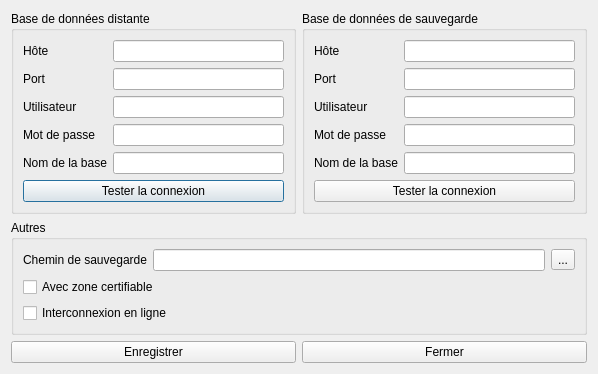
<?xml version="1.0" encoding="UTF-8"?>
<ui version="4.0">
 <class>Dialog</class>
 <widget class="QDialog" name="Dialog">
  <property name="geometry">
   <rect>
    <x>0</x>
    <y>0</y>
    <width>598</width>
    <height>318</height>
   </rect>
  </property>
  <property name="windowTitle">
   <string>Dialog</string>
  </property>
  <layout class="QGridLayout" name="gridLayout_4">
   <item row="0" column="0">
    <layout class="QGridLayout" name="gridLayout_3">
     <item row="0" column="0">
      <widget class="QGroupBox" name="groupBoxRemote">
       <property name="title">
        <string>Base de données distante</string>
       </property>
       <layout class="QVBoxLayout" name="verticalLayout">
        <item>
         <layout class="QFormLayout" name="formLayout">
          <item row="0" column="0">
           <widget class="QLabel" name="label">
            <property name="text">
             <string>Hôte</string>
            </property>
           </widget>
          </item>
          <item row="0" column="1">
           <widget class="QLineEdit" name="lineEditHostRemote"/>
          </item>
          <item row="1" column="0">
           <widget class="QLabel" name="label_2">
            <property name="text">
             <string>Port</string>
            </property>
           </widget>
          </item>
          <item row="2" column="0">
           <widget class="QLabel" name="label_3">
            <property name="text">
             <string>Utilisateur</string>
            </property>
           </widget>
          </item>
          <item row="4" column="0">
           <widget class="QLabel" name="label_4">
            <property name="text">
             <string>Nom de la base</string>
            </property>
           </widget>
          </item>
          <item row="1" column="1">
           <widget class="QLineEdit" name="lineEditPortRemote"/>
          </item>
          <item row="2" column="1">
           <widget class="QLineEdit" name="lineEditUserRemote"/>
          </item>
          <item row="4" column="1">
           <widget class="QLineEdit" name="lineEditNomBaseRemote"/>
          </item>
          <item row="3" column="0">
           <widget class="QLabel" name="label_10">
            <property name="text">
             <string>Mot de passe</string>
            </property>
           </widget>
          </item>
          <item row="3" column="1">
           <widget class="QLineEdit" name="lineEditPasswordRemote">
            <property name="echoMode">
             <enum>QLineEdit::Password</enum>
            </property>
           </widget>
          </item>
         </layout>
        </item>
        <item>
         <widget class="QPushButton" name="pushButtonTestConnexRemote">
          <property name="text">
           <string>Tester la connexion</string>
          </property>
         </widget>
        </item>
       </layout>
      </widget>
     </item>
     <item row="0" column="1">
      <widget class="QGroupBox" name="groupBoxBackup">
       <property name="title">
        <string>Base de données de sauvegarde</string>
       </property>
       <layout class="QVBoxLayout" name="verticalLayout_2">
        <item>
         <layout class="QFormLayout" name="formLayout_2">
          <item row="0" column="0">
           <widget class="QLabel" name="label_5">
            <property name="text">
             <string>Hôte</string>
            </property>
           </widget>
          </item>
          <item row="0" column="1">
           <widget class="QLineEdit" name="lineEditHostBackup"/>
          </item>
          <item row="1" column="0">
           <widget class="QLabel" name="label_6">
            <property name="text">
             <string>Port</string>
            </property>
           </widget>
          </item>
          <item row="2" column="0">
           <widget class="QLabel" name="label_7">
            <property name="text">
             <string>Utilisateur</string>
            </property>
           </widget>
          </item>
          <item row="4" column="0">
           <widget class="QLabel" name="label_8">
            <property name="text">
             <string>Nom de la base</string>
            </property>
           </widget>
          </item>
          <item row="1" column="1">
           <widget class="QLineEdit" name="lineEditPortBackup"/>
          </item>
          <item row="2" column="1">
           <widget class="QLineEdit" name="lineEditUserBackup"/>
          </item>
          <item row="4" column="1">
           <widget class="QLineEdit" name="lineEditNomBaseBackup"/>
          </item>
          <item row="3" column="0">
           <widget class="QLabel" name="label_11">
            <property name="text">
             <string>Mot de passe</string>
            </property>
           </widget>
          </item>
          <item row="3" column="1">
           <widget class="QLineEdit" name="lineEditPasswordBackup">
            <property name="echoMode">
             <enum>QLineEdit::Password</enum>
            </property>
           </widget>
          </item>
         </layout>
        </item>
        <item>
         <widget class="QPushButton" name="pushButtonTestConnexBackup">
          <property name="text">
           <string>Tester la connexion</string>
          </property>
         </widget>
        </item>
       </layout>
      </widget>
     </item>
     <item row="1" column="0" colspan="2">
      <widget class="QGroupBox" name="groupBoxAutre">
       <property name="title">
        <string>Autres</string>
       </property>
       <layout class="QGridLayout" name="gridLayout_2">
        <item row="0" column="0">
         <layout class="QGridLayout" name="gridLayout">
          <item row="0" column="0">
           <widget class="QLabel" name="label_9">
            <property name="text">
             <string>Chemin de sauvegarde</string>
            </property>
           </widget>
          </item>
          <item row="0" column="1">
           <widget class="QLineEdit" name="lineEditPathAutosave"/>
          </item>
          <item row="1" column="0" colspan="3">
           <widget class="QCheckBox" name="checkBoxHasZoneCertifiable">
            <property name="text">
             <string>Avec zone certifiable</string>
            </property>
           </widget>
          </item>
          <item row="0" column="2">
           <widget class="QToolButton" name="toolButtonParcourir">
            <property name="text">
             <string>...</string>
            </property>
           </widget>
          </item>
          <item row="2" column="0" colspan="3">
           <widget class="QCheckBox" name="checkBoxOnlineInterco">
            <property name="text">
             <string>Interconnexion en ligne</string>
            </property>
           </widget>
          </item>
         </layout>
        </item>
       </layout>
      </widget>
     </item>
     <item row="2" column="0">
      <widget class="QPushButton" name="pushButtonEnregistrer">
       <property name="text">
        <string>Enregistrer</string>
       </property>
      </widget>
     </item>
     <item row="2" column="1">
      <widget class="QPushButton" name="pushButtonFermer">
       <property name="text">
        <string>Fermer</string>
       </property>
      </widget>
     </item>
    </layout>
   </item>
  </layout>
 </widget>
 <resources/>
 <connections/>
</ui>
